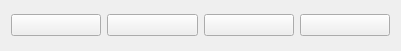
     <widget class="QWidget" name="horizontalLayoutWidget_3">
      <property name="geometry">
       <rect>
        <x>0</x>
        <y>650</y>
        <width>401</width>
        <height>51</height>
       </rect>
      </property>
      <layout class="QHBoxLayout" name="horizontalLayout_5">
       <item>
        <widget class="QPushButton" name="btnSuggested_2">
         <property name="text">
          <string/>
         </property>
         <property name="icon">
          <iconset resource="resources.qrc">
           <normaloff>:/icons/icons/suggested.png</normaloff>:/icons/icons/suggested.png</iconset>
         </property>
         <property name="iconSize">
          <size>
           <width>24</width>
           <height>24</height>
          </size>
         </property>
        </widget>
       </item>
       <item>
        <widget class="QPushButton" name="btnDiscover_2">
         <property name="enabled">
          <bool>true</bool>
         </property>
         <property name="text">
          <string/>
         </property>
         <property name="icon">
          <iconset resource="resources.qrc">
           <normaloff>:/icons/icons/discover-select.png</normaloff>:/icons/icons/discover-select.png</iconset>
         </property>
         <property name="iconSize">
          <size>
           <width>24</width>
           <height>24</height>
          </size>
         </property>
        </widget>
       </item>
       <item>
        <widget class="QPushButton" name="btnChat_2">
         <property name="enabled">
          <bool>true</bool>
         </property>
         <property name="text">
          <string/>
         </property>
         <property name="icon">
          <iconset resource="resources.qrc">
           <normaloff>:/icons/icons/chat.png</normaloff>:/icons/icons/chat.png</iconset>
         </property>
         <property name="iconSize">
          <size>
           <width>24</width>
           <height>24</height>
          </size>
         </property>
        </widget>
       </item>
       <item>
        <widget class="QPushButton" name="btnAccount_2">
         <property name="enabled">
          <bool>true</bool>
         </property>
         <property name="text">
          <string/>
         </property>
         <property name="icon">
          <iconset resource="resources.qrc">
           <normaloff>:/icons/icons/account.png</normaloff>:/icons/icons/account.png</iconset>
         </property>
         <property name="iconSize">
          <size>
           <width>24</width>
           <height>24</height>
          </size>
         </property>
        </widget>
       </item>
      </layout>
     </widget>
